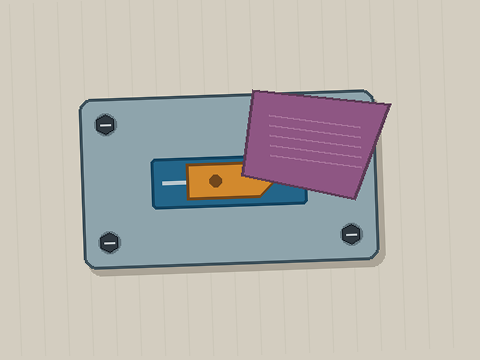
#> input picture recipes/71-golden-sample-assembly-checks/assets/d02.png, 480 x 360 px; its folder holds only this picture in this run
$ python -i helpers.py   (imports and definitions only)
#> lines starting #> are read from the running program, lines starting #| are printed output that depends on the picture; after the words box and inside, x2 and y2 are one past the last pixel; in counts of white or black regions, pixels touching at a corner belong together
"""Image-backed Score criteria and conservative, simulated assembly triage."""

import math
from dataclasses import dataclass
from pathlib import Path

import numpy as np
from PIL import Image

from jev_cookbook import Noul, NoulAnswer, Provenance, Score, ScoreAnswer, replay_key
from jev_cookbook.evaluation import (
    evaluate_outcomes,
    exact_agreement,
    mean_absolute_error,
    score_level,
    select_confidence_threshold,
)
from jev_cookbook.simulation import ActionLog, ReviewQueue
from jev_cookbook.vision import image_asset, image_reference

REVIEW = "review"
VISIBLE_MIN = 0.85
MAX_REQUESTS = 26
REFERENCE_FILES = (
    ("r00.png",),
    ("r10.png", "r11.png"),
    ("r20.png", "r21.png"),
    ("r30.png", "r31.png"),
)
LEVEL_TEXT = (
    "0: No recognizable assembly is present: an empty work area or only a loose base plate.",
    "1: Major nonconformity: the orange keyed slider faces left instead of right, "
    "or two or more faults are visible (missing bolts and/or a displaced slider).",
    "2: One local nonconformity: exactly one bolt is missing OR the right-facing "
    "orange slider is displaced from the central guide, with no other visible fault.",
    "3: Visibly conforming: four bolts are present, the orange keyed slider faces right "
    "and sits on the central guide. Changes in lighting and whole-object position are allowed.",
)


# [38 lines left out: function build_request, not called in this run]


class Session:
    """One cached request per unique image/rubric; a local cap also guards replay."""

    # [16 lines left out: functions __init__, decide, not called in this run]


@dataclass(frozen=True)
class Routing:
    outcome: str
    level: int | None
    reason: str


# [95 lines left out: functions eligible, route, fit_threshold, apply_policy, metrics, not called in this run]


def _registered_pixels(path):
    """Register the colored base-plate bounds, then compare a small normalized RGB crop."""
#> called with path = 'assets/d02.png'
    with Image.open(path) as source:
#> source is the input picture: PIL image 480x360 RGB; mean R, G, B 186.3, 182.7, 177.5
        rgb = np.asarray(source.convert("RGB"), dtype=float)
        border = np.concatenate((rgb[:20].reshape(-1, 3), rgb[-20:].reshape(-1, 3)))
        light = np.maximum(np.median(border, axis=0), 1)
#> light = [211, 205, 192]
        normalized = np.clip(rgb / light * np.array([232, 226, 211]), 0, 255)
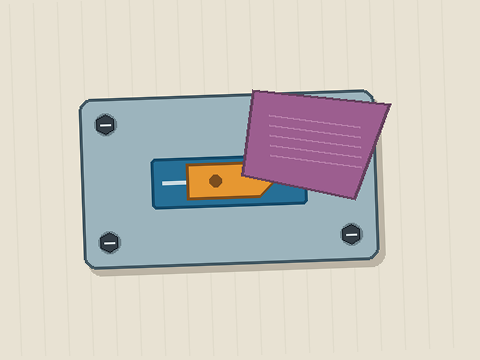
#> normalized: shape (360, 480, 3) float64; mean R, G, B 204.9, 201.4, 195.1
        mask = (normalized[:, :, 1] - normalized[:, :, 0] > 9) & (
            normalized[:, :, 2] - normalized[:, :, 0] > 12
        )
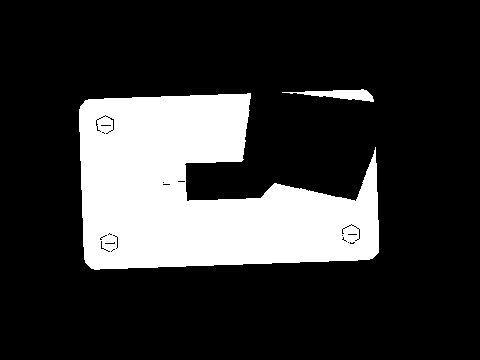
#> mask: shape (360, 480) bool; 20.8% white; 2 white regions, box (x1, y1, x2, y2) and area: (79, 93, 379, 270) 35312, (282, 89, 374, 102) 554
        y, x = np.where(mask)
        if len(x) < 1500:
            return None
        crop = Image.fromarray(normalized.astype("uint8")).crop(
            (int(x.min()), int(y.min()), int(x.max()) + 1, int(y.max()) + 1)
        )
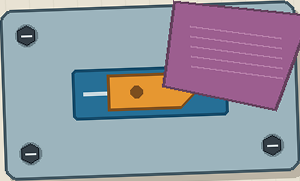
#> crop: PIL image 300x181 RGB; mean R, G, B 147.7, 149.3, 162.2
        return np.asarray(crop.resize((64, 40), Image.Resampling.BILINEAR), dtype=float) / 255
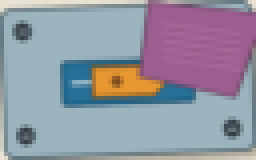
#> returned value: shape (40, 64, 3) float64 (shown 4 times larger); mean of channels 0, 1, 2 0.578, 0.585, 0.635; drawn as R, G, B


# [23 lines left out: function pixel_baseline, not called in this run]

>>> result = _registered_pixels('assets/d02.png')

$ run again, on recipes/71-golden-sample-assembly-checks/assets/t05.png
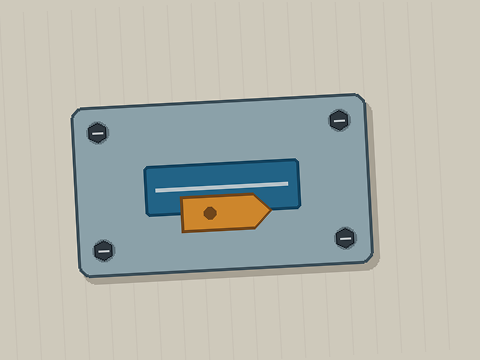
#> input picture recipes/71-golden-sample-assembly-checks/assets/t05.png, 480 x 360 px
#> in _registered_pixels, source is the input picture: PIL image 480x360 RGB; mean R, G, B 180.9, 183.3, 175.2
#> light = [206, 201, 187]
#> in _registered_pixels, `mask = (normalized[:, :, 1] - normalized[:, :, 0] > 9) & ( normalized[..`:
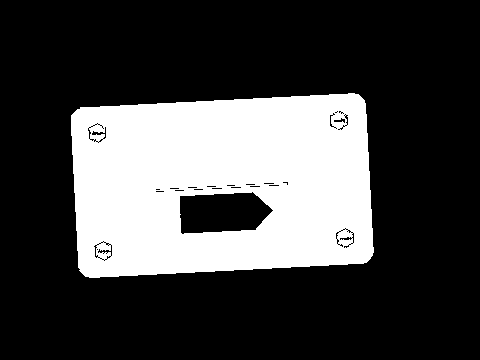
#> mask: shape (360, 480) bool; 27.1% white; 1 white region, box (x1, y1, x2, y2) and area: (71, 93, 374, 278) 46757
#> in _registered_pixels, `return np.asarray(crop.resize((64, 40), Image.Resampling.BILINEAR), dt..`:
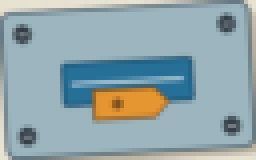
#> returned value: shape (40, 64, 3) float64 (shown 4 times larger); mean of channels 0, 1, 2 0.57, 0.651, 0.669; drawn as R, G, B
